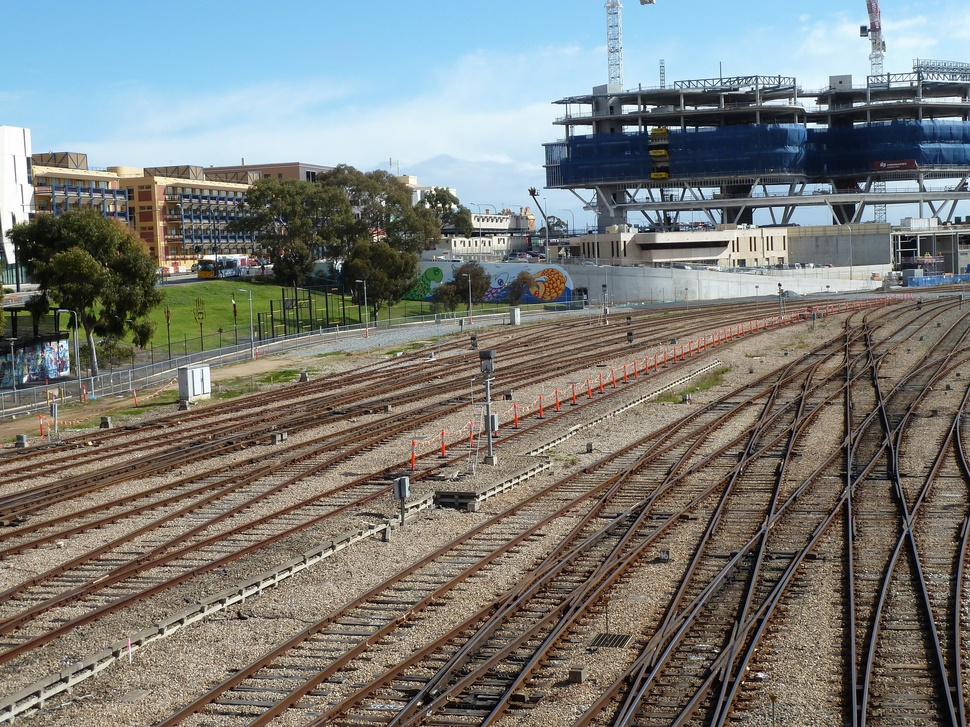
#> input picture P1010517.JPG, 970 x 727 px, shrunk from 2000 x 1500 before the run
$ python -i PixelDescriptor.py   (imports and definitions only)
#> lines starting #> are read from the running program, lines starting #| are printed output that depends on the picture
import skimage
from scipy import ndimage
import numpy as np
import matplotlib.pyplot as plt

class PixelDescriptor(object):

    def __init__(self, presmooth_sigma=1, mid_smoothing=1,
                 post_smoothing=1, hog_sigmoid=0.2, ninth_dim=0,
                 norm_pixels = False):

            self.presmooth_sigma = presmooth_sigma
            self.mid_smoothing = mid_smoothing
            self.post_smoothing = post_smoothing
            self.hog_sigmoid = hog_sigmoid
            self.ninth_dim = ninth_dim
            self.norm_pixels = norm_pixels

    def GetDescriptor(self, img):

        if self.presmooth_sigma != 0:
            image = self._smooth(img, self.presmooth_sigma)
        else:
            image = img

        grad = self._get_gradient(image)

        if self.mid_smoothing != 0:
            grad = self._smooth(grad, self.mid_smoothing)

        hog = self._get_hog(grad)

        if self.post_smoothing != 0:
            hog = self._smooth(hog, self.post_smoothing)
#
        hog = skimage.img_as_ubyte(hog)
        hog = self._non_linear(hog, self.hog_sigmoid)

        hog = self._add_ninth_dim(hog, self.ninth_dim)
#
        if self.norm_pixels:
            hog = self._norm(hog)
#
        return hog


    def _smooth(self, img, sigma):
        return skimage.filters.gaussian(img, sigma=sigma)


    def _get_gradient(self, img):
        kernel = np.array([[0, 0, 0],
                           [-1, 0, 1],
                           [0, 0, 0]])
        out = np.zeros((img.shape[0], img.shape[1], 2))
        out[:,:,0] = ndimage.convolve(img, kernel)
        out[:,:,1] = ndimage.convolve(img, kernel.T)

        return out

    def _get_hog(self, grad):
        hog = np.zeros((grad.shape[0], grad.shape[1], 9))
        num_ori = 8
        list_sin = [np.sin(((-2)*(i-2)*np.pi)/num_ori) for i in range(num_ori)]
        list_cos = [np.cos(((-2)*(i-2)*np.pi)/num_ori) for i in range(num_ori)]

        for i in range(num_ori):
            hog[:,:,i] = grad[:,:,0]*list_cos[i] +  grad[:,:,1]*list_sin[i]

        hog[hog<0] = 0

        return hog

    def _non_linear(self, hog, hog_sigmoid):

        sigmoid = lambda x: (2/(1+np.exp((-1)*hog_sigmoid*x)))-1

        return sigmoid(hog)


    def _add_ninth_dim(self, hog, constant):

        hog[:,:,8] = np.zeros((hog.shape[0], hog.shape[1])) + constant

        return hog

    def _norm(self, hog):
        pass


>>> import cv2
>>> picture = cv2.imread('P1010517.JPG', cv2.IMREAD_GRAYSCALE)
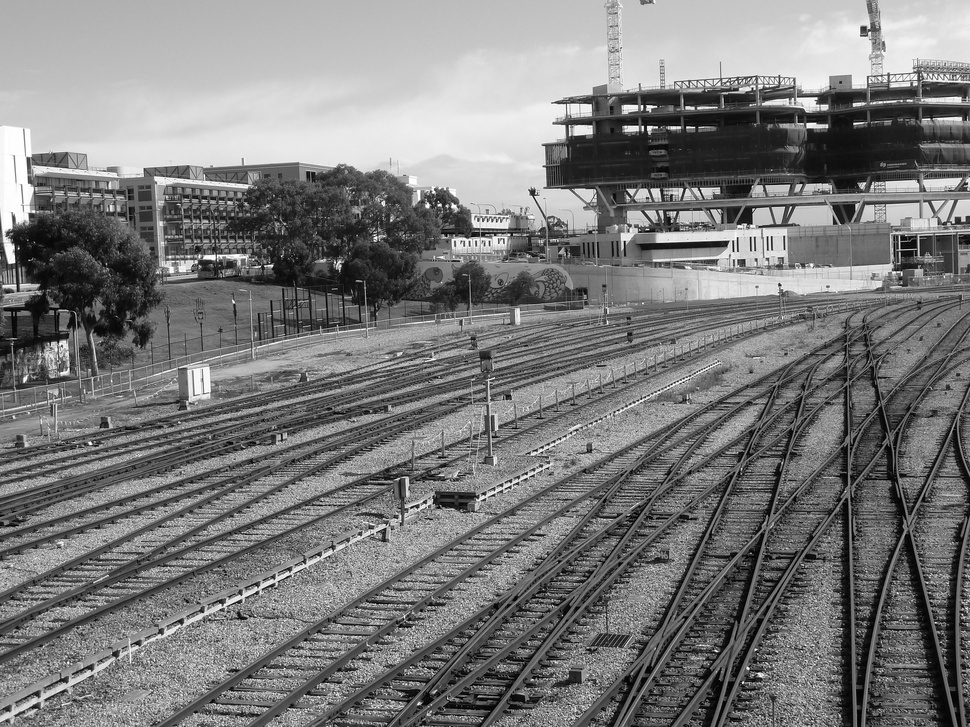
#> picture: shape (727, 970); min 0, max 255, mean 123.1
>>> result = PixelDescriptor().GetDescriptor(picture)

$ run again, on P1010520.JPG
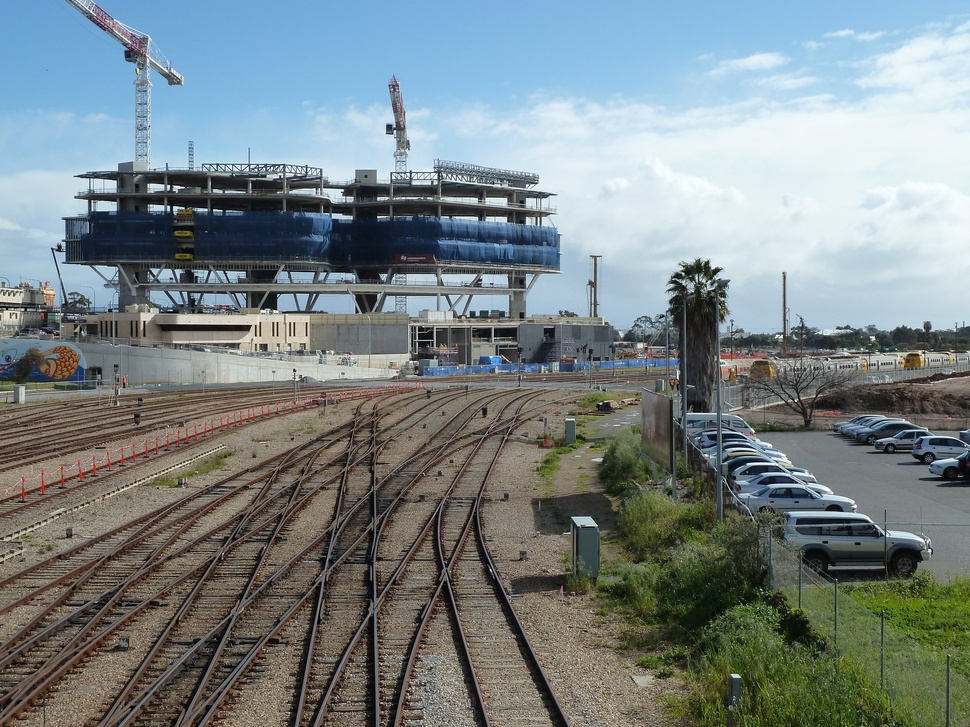
#> input picture P1010520.JPG, 970 x 727 px, shrunk from 2000 x 1500 before the run
#> `picture = cv2.imread('P1010517.JPG', cv2.IMREAD_GRAYSCALE)`:
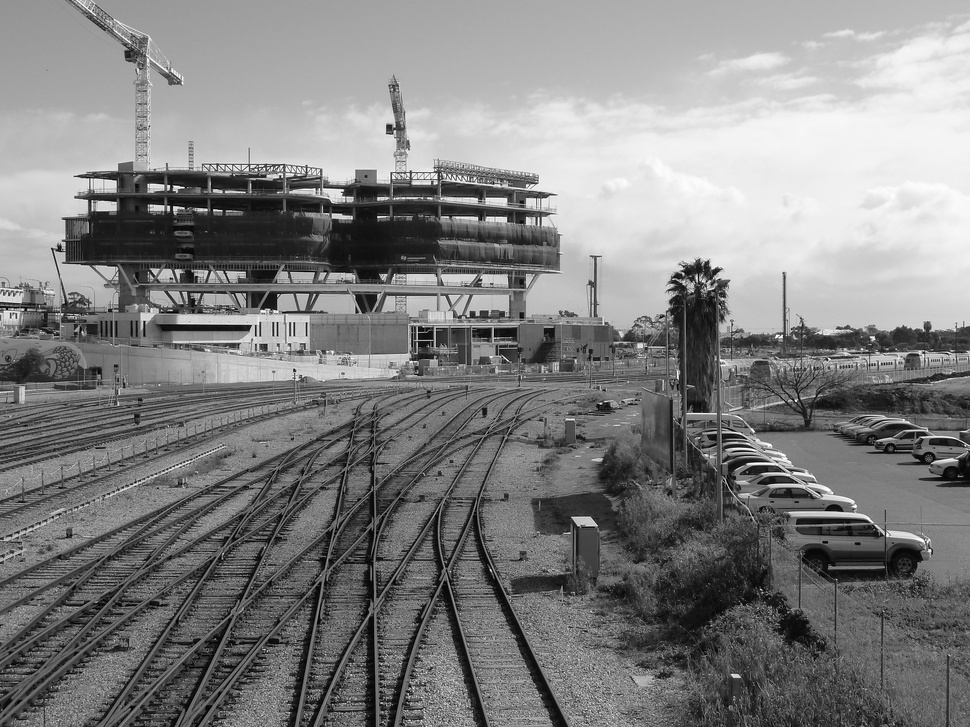
#> picture: shape (727, 970); min 0, max 255, mean 129.1
